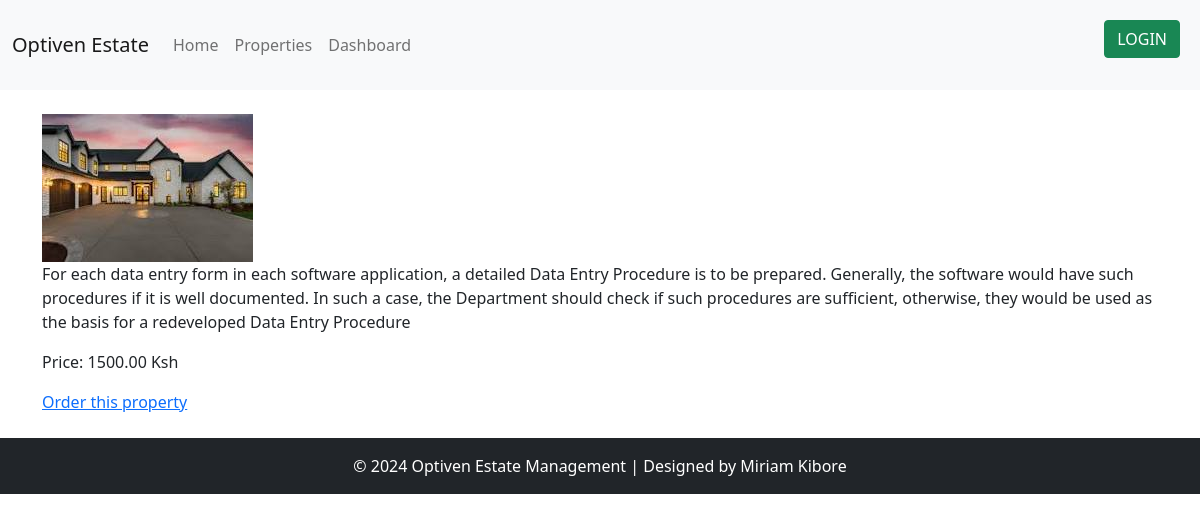
The app's page /properties/4/ with its own data.
### estates/models.py (models this page shows, shortened)
class Property(models.Model):
    title = models.CharField(max_length=200)
    description = models.TextField()
    price = models.DecimalField(max_digits=10, decimal_places=2)
    location = models.CharField(max_length=200)
    image = models.ImageField(upload_to='properties/')

### estates/views.py (the view)
# urls.py: path('properties/<int:pk>/', views.property_detail, name='property_detail'),
def property_detail(request, pk):
    selected_property = get_object_or_404(Property, pk=pk)
    return render(request, 'estates/property_detail.html', {'property': selected_property})

### estates/templates/estates/property_detail.html (shortened to what this page needs)
{% extends 'estates/base.html' %}
{% block content %}
    <img src="{{ property.image.url }}" alt="{{ property.name }}">
    <p>{{ property.description }}</p>
    <p>Price: {{ property.price }} Ksh</p>
    <a href="{% url 'order_property' property.pk %}">Order this property</a>
{% endblock %}

### records on screen
Property: image (picture), description "For each data entry form in each software application, a detailed Data Entry Procedure is to be prepared. Generally, the software would have such procedures if it is well documented. In such a case, the Department should check if such procedures are sufficient, otherwise, they would be used as the basis for a redeveloped Data Entry Procedure", price "1500.00"
